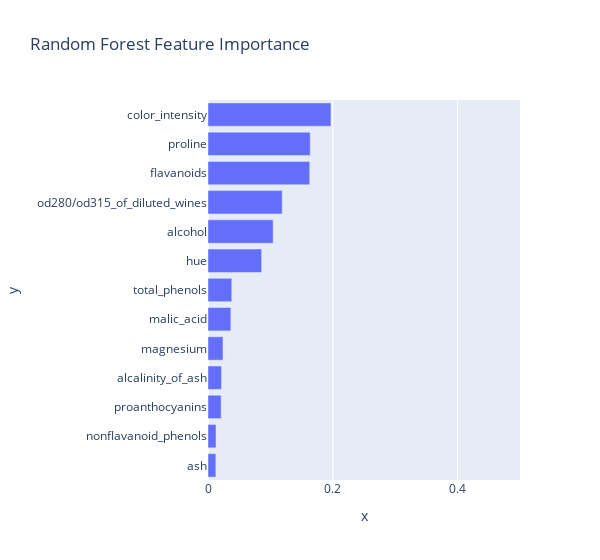
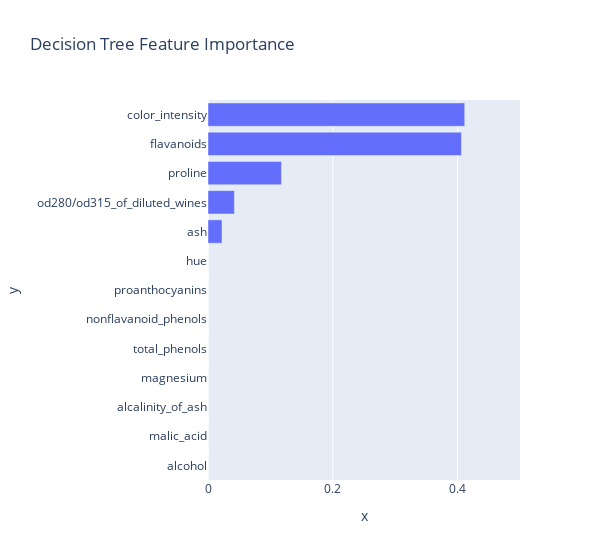

Write notebook code for charts like these, in order.
### Markdown cell above
**graph the comparisons of feature importance**

### Code cell
rfdtmportances = pd.DataFrame(rf_classifier.feature_importances_, X.columns, columns=['value'])
dt_importances = pd.DataFrame(dt_classifier.feature_importances_, X.columns, columns=['value'])

rf_importances = pd.DataFrame(rf_classifier.feature_importances_, X.columns, columns=['value'])
dt_importances = pd.DataFrame(dt_classifier.feature_importances_, X.columns, columns=['value'])

rf_importances.reset_index(inplace=True)
dt_importances.reset_index(inplace=True)

rf_importances = rf_importances.sort_values(by='value', ascending=True)
dt_importances = dt_importances.sort_values(by='value', ascending=True)

fig = px.bar(y=rf_importances['index'], x=rf_importances['value'], width=600, title="Random Forest Feature Importance")
fig.update_xaxes(range=[0, 0.5])
fig.show()

fig = px.bar(y=dt_importances['index'], x=dt_importances['value'], width=600, title="Decision Tree Feature Importance")
fig.update_xaxes(range=[0, 0.5])
fig.show()

### Figure 1 — Plotly figure (JSON) as saved in the notebook; plotly's stock layout.template omitted (floating-point values rounded to 4 significant figures)
{"data": [{"alignmentgroup": "True", "hovertemplate": "x=%{x}<br>y=%{y}<extra></extra>", "legendgroup": "", "marker": {"color": "#636efa", "pattern": {"shape": ""}}, "name": "", "offsetgroup": "", "orientation": "h", "showlegend": false, "textposition": "auto", "type": "bar", "x": [0.01259, 0.01282, 0.02104, 0.02163, 0.02406, 0.03665, 0.0381, 0.08595, 0.1044, 0.1189, 0.163, 0.1638, 0.197], "xaxis": "x", "y": ["ash", "nonflavanoid_phenols", "proanthocyanins", "alcalinity_of_ash", "magnesium", "malic_acid", "total_phenols", "hue", "alcohol", "od280/od315_of_diluted_wines", "flavanoids", "proline", "color_intensity"], "yaxis": "y"}], "layout": {"barmode": "relative", "legend": {"tracegroupgap": 0}, "title": {"text": "Random Forest Feature Importance"}, "width": 600, "xaxis": {"anchor": "y", "domain": [0, 1], "range": [0, 0.5], "title": {"text": "x"}}, "yaxis": {"anchor": "x", "domain": [0, 1], "title": {"text": "y"}}}}

### Figure 2 — Plotly figure (JSON) as saved in the notebook; plotly's stock layout.template omitted (floating-point values rounded to 4 significant figures)
{"data": [{"alignmentgroup": "True", "hovertemplate": "x=%{x}<br>y=%{y}<extra></extra>", "legendgroup": "", "marker": {"color": "#636efa", "pattern": {"shape": ""}}, "name": "", "offsetgroup": "", "orientation": "h", "showlegend": false, "textposition": "auto", "type": "bar", "x": [0, 0, 0, 0, 0, 0, 0, 0, 0.02243, 0.04227, 0.1177, 0.4062, 0.4114], "xaxis": "x", "y": ["alcohol", "malic_acid", "alcalinity_of_ash", "magnesium", "total_phenols", "nonflavanoid_phenols", "proanthocyanins", "hue", "ash", "od280/od315_of_diluted_wines", "proline", "flavanoids", "color_intensity"], "yaxis": "y"}], "layout": {"barmode": "relative", "legend": {"tracegroupgap": 0}, "title": {"text": "Decision Tree Feature Importance"}, "width": 600, "xaxis": {"anchor": "y", "domain": [0, 1], "range": [0, 0.5], "title": {"text": "x"}}, "yaxis": {"anchor": "x", "domain": [0, 1], "title": {"text": "y"}}}}
